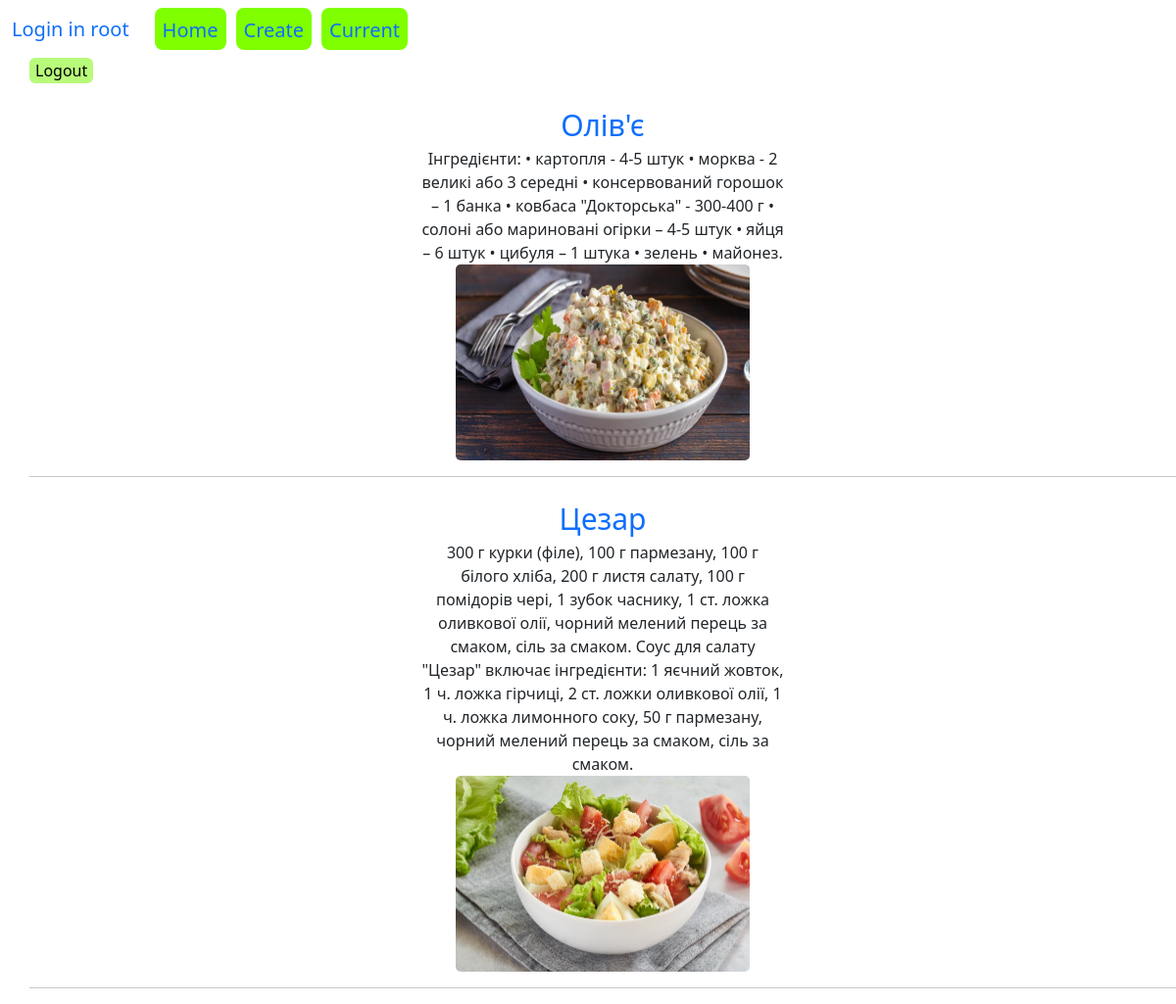
/current/ (signed in), run on the app's committed database.
### recipes/models.py (models this page shows, shortened)
class Recipe(models.Model):
    title = models.CharField(max_length=100)
    description = models.TextField(blank=True)
    image = models.ImageField(upload_to='img')
    date_create = models.DateTimeField(auto_now_add=True)
    user = models.ForeignKey(User, on_delete=models.CASCADE)

### recipes/views.py (the view)
# urls.py: path('current/', views.currentrecipes, name='currentrecipes'),
def currentrecipes(request):
    recipes = Recipe.objects.filter(user = request.user )
    return render(request, 'recipes/currentrecipes.html', {'recipes': recipes})

### recipes/templates/recipes/currentrecipes.html (shortened to what this page needs)
<!DOCTYPE html>
{% extends 'recipes/base.html' %}
{% load static %}
{% block content %}
{% for recipe in recipes %}
    <div class="recipe">
        <div class="recipes">
            <a href="{% url 'viewsrecipes' recipe.id %}" class="link">
                {{ recipe.title }}
            </a>
            <div class="descr">
                <li>{{ recipe.description }}</li>
            </div>
            <img src="{{ recipe.image.url }}" class="image">
            <hr>
        </div>
    </div>
{% endfor %}
{% endblock %}

### recipes/templates/recipes/base.html (shortened to what this page needs)
<!DOCTYPE html>
{% load static %}
<html lang="en">
<head>
    <link rel="stylesheet" href="{% static 'recipes/style.css' %}">
    <link href="https://cdn.jsdelivr.net/npm/bootstrap@5.0.2/dist/css/bootstrap.min.css" rel="stylesheet">
</head>
<body>
{% if user.is_authenticated %}
<nav class="navbar navbar-expand-lg bg-body-tertiary">
  <div class="container-fluid">
    <a class="navbar-brand">Login in {{ user }}</a>
    <div class="collapse navbar-collapse" id="navbarNavAltMarkup">
      <div class="navbar-nav">
          <div class="links">
              <a class="nav-link" aria-current="page" href="{% url 'home' %}">Home</a>
          </div>
          <div class="links">
              <a class="nav-link" href="{% url 'createrecipes' %}">Create</a>
          </div>
          <div class="links"    >
              <a class="nav-link" href="{% url 'currentrecipes' %}">Current</a>
          </div>
      </div>
    </div>
  </div>
</nav>
<form action="{% url 'logoutuser' %}" method="POST">
    <button type="submit" class="button_log">Logout</button>
</form>
{% endif %}
{% block content %}{% endblock %}
</body>
</html>

### recipes/static/recipes/style.css (style rules this page uses)
.links { background-color: chartreuse; border-radius: 8px; margin-left: 10px; height: 43px; }
.nav-link { font-size: 20px; }
.button_log { background-color: #b8fa79; margin-left: 30px; border: none; border-radius: 6px; }
.recipes { list-style-type: none; margin-top: 20px; text-align: center; }
.link { text-decoration: none; font-size: 30px; }
.image { border-radius: 5px; display: block; height: 200px; width: 300px; margin-right: auto; margin-left: auto; }
.recipe { margin-left: 30px; }
.descr { margin-right: 400px; margin-left: 400px; }

### data on the page
Recipe: title "Олів'є", description "Інгредієнти: • картопля - 4-5 штук • морква - 2 великі або 3 середні • консервований горошок – 1 банка • ковбаса \"Докторська\" - 300-400 г • солоні або мариновані огірки – 4-5 штук • яйця – 6 штук • цибуля – 1 штука • зелень • майонез.", image (picture)
Recipe: title "Цезар", description "300 г курки (філе), 100 г пармезану, 100 г білого хліба, 200 г листя салату, 100 г помідорів чері, 1 зубок часнику, 1 ст. ложка оливкової олії, чорний мелений перець за смаком, сіль за смаком. Соус для салату \"Цезар\" включає інгредієнти: 1 яєчний жовток, 1 ч. ложка гірчиці, 2 ст. ложки оливкової олії, 1 ч. ложка лимонного соку, 50 г пармезану, чорний мелений перець за смаком, сіль за смаком.", image (picture)

### other printed values
{{ user }} "root"
